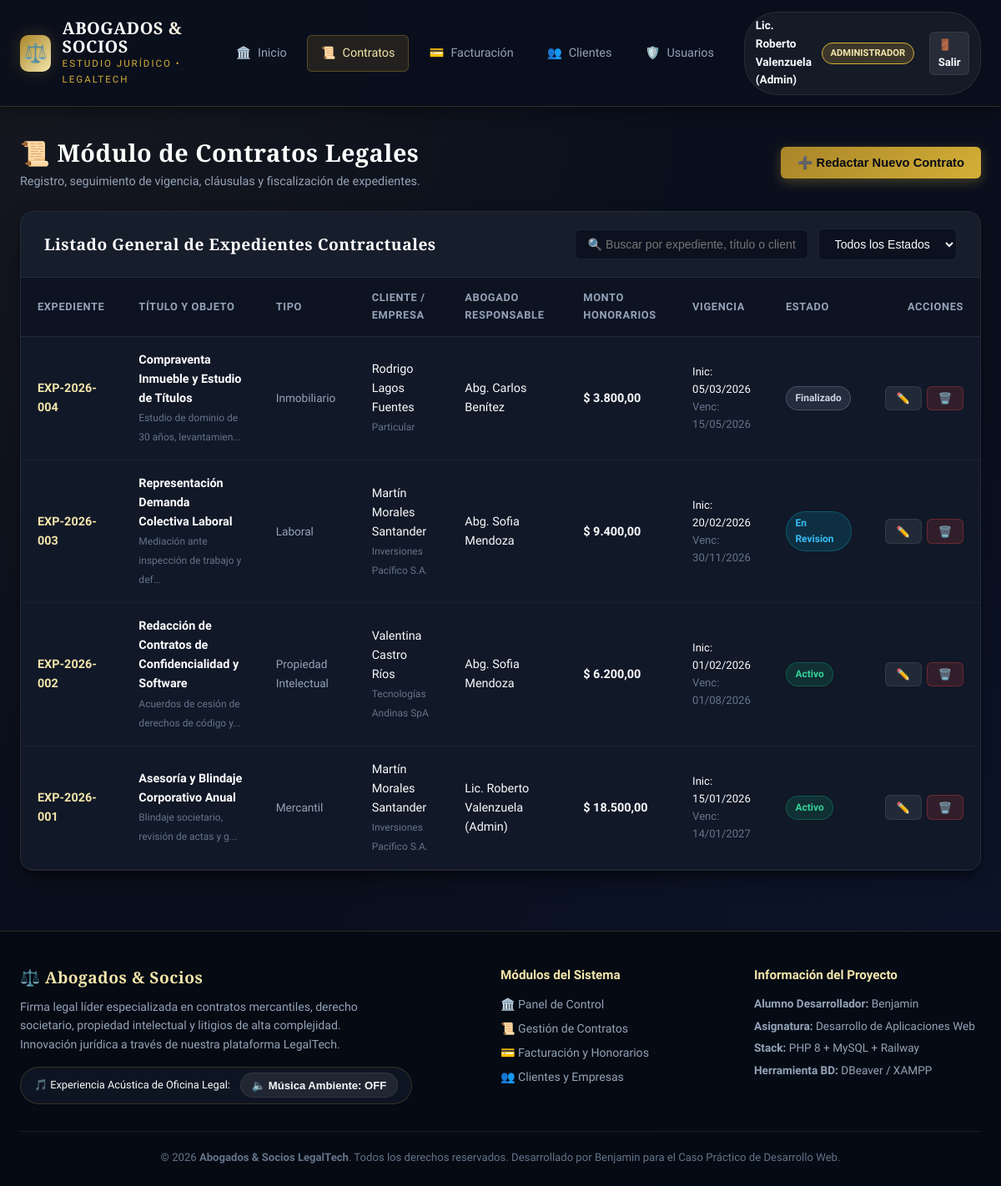
Page /contratos.php (signed in) on the committed database.
### tables this page shows
CREATE TABLE `contratos` (
  `id` INT AUTO_INCREMENT PRIMARY KEY,
  `numero_expediente` VARCHAR(50) NOT NULL UNIQUE,
  `titulo` VARCHAR(150) NOT NULL,
  `tipo_contrato` ENUM('Mercantil', 'Laboral', 'Inmobiliario', 'Propiedad Intelectual', 'Litigio Civil', 'Servicios Legales') NOT NULL,
  `cliente_id` INT NOT NULL,
  `abogado_id` INT NOT NULL,
  `fecha_inicio` DATE NOT NULL,
  `fecha_vencimiento` DATE DEFAULT NULL,
  `monto_acordado` DECIMAL(12,2) NOT NULL DEFAULT 0.00,
  `estado` ENUM('Borrador', 'Activo', 'En Revision', 'Finalizado', 'Rescindido') NOT NULL DEFAULT 'Borrador',
  `clausulas_resumen` TEXT DEFAULT NULL,
  `creado_en` TIMESTAMP DEFAULT CURRENT_TIMESTAMP,
  CONSTRAINT `fk_contratos_cliente` FOREIGN KEY (`cliente_id`) REFERENCES `clientes` (`id`) ON DELETE CASCADE,
  CONSTRAINT `fk_contratos_abogado` FOREIGN KEY (`abogado_id`) REFERENCES `usuarios` (`id`) ON DELETE RESTRICT
);

CREATE TABLE `clientes` (
  `id` INT AUTO_INCREMENT PRIMARY KEY,
  `rut_identificacion` VARCHAR(20) NOT NULL UNIQUE,
  `nombre` VARCHAR(120) NOT NULL,
  `empresa` VARCHAR(120) DEFAULT NULL,
  `correo` VARCHAR(120) NOT NULL,
  `telefono` VARCHAR(25) DEFAULT NULL,
  `direccion` VARCHAR(255) DEFAULT NULL,
  `creado_en` TIMESTAMP DEFAULT CURRENT_TIMESTAMP
);

CREATE TABLE `usuarios` (
  `id` INT AUTO_INCREMENT PRIMARY KEY,
  `nombre` VARCHAR(100) NOT NULL,
  `correo` VARCHAR(120) NOT NULL UNIQUE,
  `password` VARCHAR(255) NOT NULL,
  `rol` ENUM('administrador', 'abogado') NOT NULL DEFAULT 'abogado',
  `especialidad` VARCHAR(100) DEFAULT 'Derecho Corporativo',
  `telefono` VARCHAR(25) DEFAULT NULL,
  `estado` ENUM('activo', 'inactivo') DEFAULT 'activo',
  `creado_en` TIMESTAMP DEFAULT CURRENT_TIMESTAMP
);

### includes/auth.php (called while the page is built, shortened)
<?php
function e($string) {
    return htmlspecialchars($string ?? '', ENT_QUOTES, 'UTF-8');
}
function formato_dinero($monto) {
    return '$ ' . number_format((float)$monto, 2, ',', '.');
}
function formato_fecha($fecha) {
    return date('d/m/Y', strtotime($fecha));
}
?>

### contratos.php (the view, shortened to what this page needs)
<?php
require_once __DIR__ . '/db/conexion.php';
require_once __DIR__ . '/includes/auth.php';
$stmtContratos = $pdo->query("
    SELECT c.*, cl.nombre AS cliente_nombre, cl.empresa AS cliente_empresa, u.nombre AS abogado_nombre
    FROM contratos c
    JOIN clientes cl ON c.cliente_id = cl.id
    JOIN usuarios u ON c.abogado_id = u.id
    ORDER BY c.id DESC
");
$contratos = $stmtContratos->fetchAll();
require_once __DIR__ . '/includes/header.php';
?>
<div style="display: flex; justify-content: space-between; align-items: center; margin-bottom: 1.5rem; flex-wrap: wrap; gap: 1rem;">
    <div>
        <h1 class="brand-font" style="font-size: 1.8rem; color: #fff;">📜 Módulo de Contratos Legales</h1>
        <p style="color: var(--text-secondary); font-size: 0.9rem;">Registro, seguimiento de vigencia, cláusulas y fiscalización de expedientes.</p>
    </div>
    <button type="button" class="btn btn-primary" onclick="openModal('modalNuevoContrato')" id="btnNuevoContrato">
        ➕ Redactar Nuevo Contrato
    </button>
</div>
<div class="data-card">
    <div class="card-header-flex">
        <h3 class="card-title">Listado General de Expedientes Contractuales</h3>
        <div class="search-filter-box">
            <input type="text" id="tableSearch" class="input-control" placeholder="🔍 Buscar por expediente, título o cliente..." style="width: 280px;">
            <select id="tableFilterSelect" class="select-control">
                <option value="">Todos los Estados</option>
            </select>
        </div>
    </div>
    <div style="overflow-x: auto;">
        <table class="custom-table">
            <thead>
                <tr>
                    <th>Expediente</th>
                    <th>Título y Objeto</th>
                    <th>Tipo</th>
                    <th>Cliente / Empresa</th>
                    <th>Abogado Responsable</th>
                    <th>Monto Honorarios</th>
                    <th>Vigencia</th>
                    <th>Estado</th>
                    <th style="text-align: right;">Acciones</th>
                </tr>
            </thead>
            <tbody>
                <?php if (empty($contratos)): ?>
                    <tr><td colspan="9" style="text-align: center; color: var(--text-muted); padding: 2rem;">No existen contratos en la base de datos. Haz clic en "Redactar Nuevo Contrato".</td></tr>
                <?php else: ?>
                    <?php foreach ($contratos as $c): ?>
                    <tr data-status="<?php echo e($c['estado']); ?>">
                        <td><strong style="color: var(--gold-light);"><?php echo e($c['numero_expediente']); ?></strong></td>
                        <td>
                            <div style="font-weight: 600; color: #fff;"><?php echo e($c['titulo']); ?></div>
                            <small style="color: var(--text-muted);"><?php echo e(mb_strimwidth($c['clausulas_resumen'] ?? '', 0, 45, '...')); ?></small>
                        </td>
                        <td><span style="font-size: 0.85rem; color: #94a3b8;"><?php echo e($c['tipo_contrato']); ?></span></td>
                        <td>
                            <div><?php echo e($c['cliente_nombre']); ?></div>
                            <small style="color: var(--text-muted);"><?php echo e($c['cliente_empresa'] ?: 'Particular'); ?></small>
                        </td>
                        <td><?php echo e($c['abogado_nombre']); ?></td>
                        <td><strong><?php echo formato_dinero($c['monto_acordado']); ?></strong></td>
                        <td>
                            <div style="font-size: 0.82rem;">Inic: <?php echo formato_fecha($c['fecha_inicio']); ?></div>
                            <div style="font-size: 0.82rem; color: var(--text-muted);">Venc: <?php echo formato_fecha($c['fecha_vencimiento']); ?></div>
                        </td>
                        <td>
                            <span class="status-badge status-<?php echo str_replace(' ', '_', $c['estado']); ?>">
                                <?php echo e($c['estado']); ?>
                            </span>
                        </td>
                        <td style="text-align: right;">
                            <div style="display: inline-flex; gap: 0.4rem;">
                                <button type="button" class="btn btn-secondary btn-sm" onclick='abrirModalEditar(<?php echo json_encode($c); ?>)' title="Editar Contrato">
                                    ✏️
                                </button>
                                <form method="POST" action="contratos.php" onsubmit="return confirm('¿Está seguro de eliminar este contrato de forma permanente?');" style="display:inline;">
                                    <button type="submit" class="btn btn-danger btn-sm" title="Eliminar Contrato">🗑️</button>
                                </form>
                            </div>
                        </td>
                    </tr>
                    <?php endforeach; ?>
                <?php endif; ?>
            </tbody>
        </table>
    </div>
</div>
<?php require_once __DIR__ . '/includes/footer.php'; ?>

### includes/header.php (shortened to what this page needs)
<?php
require_once __DIR__ . '/../includes/auth.php';
$currentPage = basename($_SERVER['PHP_SELF']);
$userName = $_SESSION['usuario_nombre'] ?? 'Invitado';
$userRole = $_SESSION['usuario_rol'] ?? 'abogado';
$isLoggedIn = isset($_SESSION['usuario_id']);
?>
<!DOCTYPE html>
<html lang="es">
<head>
    <link rel="stylesheet" href="css/styles.css">
</head>
<body>
<header class="app-header">
    <div class="nav-container">
        <a href="index.php" class="brand-logo" id="headerLogoLink">
            <div class="brand-icon">⚖️</div>
            <div>
                <div class="brand-text-title brand-font">ABOGADOS &amp; SOCIOS</div>
                <div class="brand-text-sub">ESTUDIO JURÍDICO &bull; LEGALTECH</div>
            </div>
        </a>
        <nav>
            <ul class="nav-menu">
                <li>
                    <a href="index.php" class="nav-link <?php echo ($currentPage == 'index.php') ? 'active' : ''; ?>" id="navInicio">
                        <span>🏛️</span> Inicio
                    </a>
                </li>
                <li>
                    <a href="contratos.php" class="nav-link <?php echo ($currentPage == 'contratos.php') ? 'active' : ''; ?>" id="navContratos">
                        <span>📜</span> Contratos
                    </a>
                </li>
                <li>
                    <a href="facturacion.php" class="nav-link <?php echo ($currentPage == 'facturacion.php') ? 'active' : ''; ?>" id="navFacturacion">
                        <span>💳</span> Facturación
                    </a>
                </li>
                <li>
                    <a href="clientes.php" class="nav-link <?php echo ($currentPage == 'clientes.php') ? 'active' : ''; ?>" id="navClientes">
                        <span>👥</span> Clientes
                    </a>
                </li>
                <?php if ($isLoggedIn && $userRole === 'administrador'): ?>
                <li>
                    <a href="usuarios.php" class="nav-link <?php echo ($currentPage == 'usuarios.php') ? 'active' : ''; ?>" id="navUsuarios">
                        <span>🛡️</span> Usuarios
                    </a>
                </li>
                <?php endif; ?>
                <?php if ($isLoggedIn): ?>
                <li>
                    <div class="user-profile-badge">
                        <span style="font-size: 0.85rem; font-weight: 600;"><?php echo e($userName); ?></span>
                        <span class="role-tag <?php echo ($userRole === 'administrador') ? 'role-admin' : 'role-abogado'; ?>">
                            <?php echo e(ucfirst($userRole)); ?>
                        </span>
                        <a href="logout.php" class="btn btn-secondary btn-sm" style="margin-left: 0.4rem; padding: 0.25rem 0.6rem;" title="Cerrar Sesión">
                            🚪 Salir
                        </a>
                    </div>
                </li>
                <?php endif; ?>
            </ul>
        </nav>
    </div>
</header>
<main class="main-content">

### includes/footer.php (shortened to what this page needs)
</main>
<footer class="app-footer">
    <div class="footer-inner">
        <div class="footer-brand">
            <h4 class="brand-font">⚖️ Abogados &amp; Socios</h4>
            <p style="color: var(--text-secondary); font-size: 0.88rem; max-width: 420px;">
                Firma legal líder especializada en contratos mercantiles, derecho societario, propiedad intelectual y litigios de alta complejidad. Innovación jurídica a través de nuestra plataforma LegalTech.
            </p>
            <div style="margin-top: 1rem;">
                <div class="multimedia-bar" style="display: inline-flex;">
                    <span>🎵 Experiencia Acústica de Oficina Legal:</span>
                    <button type="button" id="toggleAmbientAudio" class="btn btn-secondary btn-sm" style="border-radius: 20px;">
                        🔈 Música Ambiente: OFF
                    </button>
                </div>
            </div>
        </div>
        <div>
            <h5 style="color: var(--gold-light); margin-bottom: 0.75rem; font-size: 0.95rem;">Módulos del Sistema</h5>
            <ul style="list-style: none; font-size: 0.88rem; display: flex; flex-direction: column; gap: 0.4rem;">
                <li><a href="index.php" style="color: var(--text-secondary); text-decoration: none;">🏛️ Panel de Control</a></li>
                <li><a href="contratos.php" style="color: var(--text-secondary); text-decoration: none;">📜 Gestión de Contratos</a></li>
                <li><a href="facturacion.php" style="color: var(--text-secondary); text-decoration: none;">💳 Facturación y Honorarios</a></li>
                <li><a href="clientes.php" style="color: var(--text-secondary); text-decoration: none;">👥 Clientes y Empresas</a></li>
            </ul>
        </div>
        <div>
            <h5 style="color: var(--gold-light); margin-bottom: 0.75rem; font-size: 0.95rem;">Información del Proyecto</h5>
            <p style="font-size: 0.85rem; color: var(--text-secondary); margin-bottom: 0.3rem;"><strong>Alumno Desarrollador:</strong> Benjamin</p>
            <p style="font-size: 0.85rem; color: var(--text-secondary); margin-bottom: 0.3rem;"><strong>Asignatura:</strong> Desarrollo de Aplicaciones Web</p>
            <p style="font-size: 0.85rem; color: var(--text-secondary); margin-bottom: 0.3rem;"><strong>Stack:</strong> PHP 8 + MySQL + Railway</p>
            <p style="font-size: 0.85rem; color: var(--text-secondary);"><strong>Herramienta BD:</strong> DBeaver / XAMPP</p>
        </div>
    </div>
    <div class="footer-copy">
        <p>&copy; <?php echo date('Y'); ?> <strong>Abogados &amp; Socios LegalTech</strong>. Todos los derechos reservados. Desarrollado por Benjamin para el Caso Práctico de Desarrollo Web.</p>
    </div>
</footer>
</body>
</html>

### rows in the picture
contratos: numero_expediente "EXP-2026-004", titulo "Compraventa Inmueble y Estudio de Títulos", clausulas_resumen "Estudio de dominio de 30 años, levantamien...", tipo_contrato "Inmobiliario", cliente.nombre "Rodrigo Lagos Fuentes", cliente.empresa "Particular", abogado.nombre "Abg. Carlos Benítez", monto_acordado "$ 3.800,00", fecha_inicio "05/03/2026", fecha_vencimiento "15/05/2026", estado "Finalizado"
contratos: numero_expediente "EXP-2026-003", titulo "Representación Demanda Colectiva Laboral", clausulas_resumen "Mediación ante inspección de trabajo y def...", tipo_contrato "Laboral", cliente.nombre "Martín Morales Santander", cliente.empresa "Inversiones Pacífico S.A.", abogado.nombre "Abg. Sofia Mendoza", monto_acordado "$ 9.400,00", fecha_inicio "20/02/2026", fecha_vencimiento "30/11/2026", estado "En Revision"
contratos: numero_expediente "EXP-2026-002", titulo "Redacción de Contratos de Confidencialidad y Software", clausulas_resumen "Acuerdos de cesión de derechos de código y...", tipo_contrato "Propiedad Intelectual", cliente.nombre "Valentina Castro Ríos", cliente.empresa "Tecnologías Andinas SpA", abogado.nombre "Abg. Sofia Mendoza", monto_acordado "$ 6.200,00", fecha_inicio "01/02/2026", fecha_vencimiento "01/08/2026", estado "Activo"
contratos: numero_expediente "EXP-2026-001", titulo "Asesoría y Blindaje Corporativo Anual", clausulas_resumen "Blindaje societario, revisión de actas y g...", tipo_contrato "Mercantil", cliente.nombre "Martín Morales Santander", cliente.empresa "Inversiones Pacífico S.A.", abogado.nombre "Lic. Roberto Valenzuela (Admin)", monto_acordado "$ 18.500,00", fecha_inicio "15/01/2026", fecha_vencimiento "14/01/2027", estado "Activo"

### other values in the picture
$userName "Lic. Roberto Valenzuela (Admin)"
$userRole "ADMINISTRADOR"
